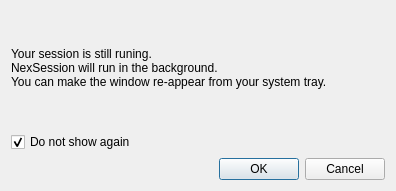
<?xml version="1.0" encoding="UTF-8"?>
<ui version="4.0">
 <class>Dialog</class>
 <widget class="QDialog" name="Dialog">
  <property name="geometry">
   <rect>
    <x>0</x>
    <y>0</y>
    <width>396</width>
    <height>191</height>
   </rect>
  </property>
  <property name="windowTitle">
   <string>System Tray</string>
  </property>
  <layout class="QVBoxLayout" name="verticalLayout">
   <item>
    <spacer name="verticalSpacer">
     <property name="orientation">
      <enum>Qt::Vertical</enum>
     </property>
     <property name="sizeHint" stdset="0">
      <size>
       <width>20</width>
       <height>40</height>
      </size>
     </property>
    </spacer>
   </item>
   <item>
    <widget class="QLabel" name="label">
     <property name="text">
      <string>Your session is still runing.
NexSession will run in the background.
You can make the window re-appear from your system tray.</string>
     </property>
     <property name="wordWrap">
      <bool>false</bool>
     </property>
    </widget>
   </item>
   <item>
    <spacer name="verticalSpacer_2">
     <property name="orientation">
      <enum>Qt::Vertical</enum>
     </property>
     <property name="sizeHint" stdset="0">
      <size>
       <width>20</width>
       <height>40</height>
      </size>
     </property>
    </spacer>
   </item>
   <item>
    <widget class="QCheckBox" name="checkBox">
     <property name="text">
      <string>Do not show again</string>
     </property>
     <property name="checked">
      <bool>true</bool>
     </property>
    </widget>
   </item>
   <item>
    <widget class="QDialogButtonBox" name="buttonBox">
     <property name="orientation">
      <enum>Qt::Horizontal</enum>
     </property>
     <property name="standardButtons">
      <set>QDialogButtonBox::Cancel|QDialogButtonBox::Ok</set>
     </property>
    </widget>
   </item>
  </layout>
 </widget>
 <resources/>
 <connections>
  <connection>
   <sender>buttonBox</sender>
   <signal>accepted()</signal>
   <receiver>Dialog</receiver>
   <slot>accept()</slot>
   <hints>
    <hint type="sourcelabel">
     <x>248</x>
     <y>254</y>
    </hint>
    <hint type="destinationlabel">
     <x>157</x>
     <y>274</y>
    </hint>
   </hints>
  </connection>
  <connection>
   <sender>buttonBox</sender>
   <signal>rejected()</signal>
   <receiver>Dialog</receiver>
   <slot>reject()</slot>
   <hints>
    <hint type="sourcelabel">
     <x>316</x>
     <y>260</y>
    </hint>
    <hint type="destinationlabel">
     <x>286</x>
     <y>274</y>
    </hint>
   </hints>
  </connection>
 </connections>
</ui>
